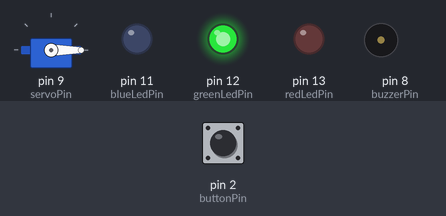
A sketch run on a simulated Arduino Uno, built with avr-gcc and run on an emulated ATmega328P. Shown: servo, output pins drawn as LEDs (lit = HIGH), buzzer (waves = sounding). The test bench sets the inputs (shaded band); at power-on: pin 2 (buttonPin) HIGH.

Above: at 1.5 s.
1.6 s: pin 2 (buttonPin) pulled LOW for 0.15 s
At 6.4 s:
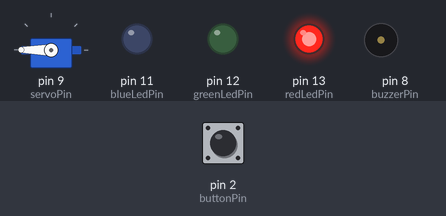
At 8.8 s:
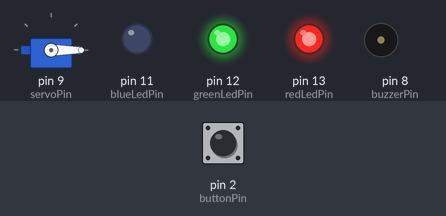
10.6 s: pin 2 (buttonPin) pulled LOW for 1 s
At 14.7 s:
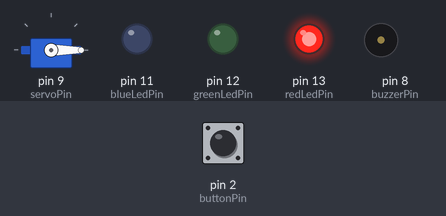
Timing chart, 0 to 21.7 s (numbered marks = the images above; inputs shaded):
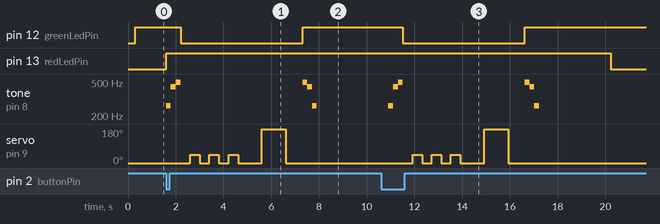

The sketch:

food_server.ino
```cpp
#include <Servo.h>  // servo library

Servo servo1;  // servo control object
const int buttonPin = 2;
const int servoPin = 9;
const int buzzerPin = 8;
const int redLedPin = 13;
const int greenLedPin = 12;
const int blueLedPin = 11;
boolean servingFood;

void setup()
{
  servo1.attach(servoPin);
  pinMode(buttonPin, INPUT);
  pinMode(buzzerPin, OUTPUT);
  pinMode(redLedPin, OUTPUT);
  pinMode(greenLedPin, OUTPUT);
  pinMode(blueLedPin, OUTPUT);
  servingFood=false;
  servo1.write(0);
  delay(300);
}


void loop()
{
 runFoodServer();
}

void redLight(){
  digitalWrite(redLedPin, HIGH);
  digitalWrite(greenLedPin, LOW);
  digitalWrite(blueLedPin, LOW);
}

void greenLight(){
    digitalWrite(redLedPin, LOW);
    digitalWrite(greenLedPin, HIGH);
    digitalWrite(blueLedPin, LOW);
}

void yellowLight(){
  digitalWrite(redLedPin, HIGH);
  digitalWrite(greenLedPin, HIGH);
  digitalWrite(blueLedPin, LOW);
}

void buzzBuzzer(char note){
   int tf = toneFrequency(note);
   tone(buzzerPin, tf, 200);
   delay(200);
}

void runFoodServer(){
  greenLight();
  int buttonState = digitalRead(buttonPin);
  if (buttonState == LOW && servingFood == false){

    yellowLight();

    buzzBuzzer('c');
    buzzBuzzer('a');
    buzzBuzzer('b');

    redLight();
    serveFood();
    yellowLight();

    buzzBuzzer('b');
    buzzBuzzer('a');
    buzzBuzzer('c');
    delay(3000);
  }
  greenLight();
}

void serveFood(){
   delay(10);
   servingFood = true;
   wiggle(3);
   fullRotation();
   servingFood = false;
}

void fullRotation(){
  servo1.write(0);
  delay(1000);
  servo1.write(180);
  delay(1000);
  servo1.write(0);
  delay(700);
}

void wiggle(int wiggles)
{
 for (int i=0; i<wiggles; i++){
  servo1.write(0);
  delay(400);
  servo1.write(45);
  delay(400);
 }
 servo1.write(0);
}

int toneFrequency(char note)
{
  // This function takes a note character (a-g), and returns the
  // corresponding frequency in Hz for the tone() function.

  int i;
  const int numNotes = 8;  // number of notes we're storing

  // The following arrays hold the note characters and their
  // corresponding frequencies. The last "C" note is uppercase
  // to separate it from the first lowercase "c". If you want to
  // add more notes, you'll need to use unique characters.

  // For the "char" (character) type, we put single characters
  // in single quotes.

  char names[] = { 'c', 'd', 'e', 'f', 'g', 'a', 'b', 'C' };
  int frequencies[] = {262, 294, 330, 349, 392, 440, 494, 523};

  // Now we'll search through the letters in the array, and if
  // we find it, we'll return the frequency for that note.

  for (i = 0; i < numNotes; i++)  // Step through the notes
  {
    if (names[i] == note)         // Is this the one?
    {
      return(frequencies[i]);     // Yes! Return the frequency
    }
  }
  return(0);  // We looked through everything and didn't find it,
              // but we still need to return a value, so return 0.
}
```

Measured:
- after the input at 1.6 s, pin 12 (greenLedPin): HIGH → LOW after 0.60 s, → HIGH 5.1 s later; pin 13 (redLedPin): LOW → HIGH at once
- after the input at 10.6 s, pin 12 (greenLedPin): HIGH → LOW after 0.91 s, → HIGH 5.1 s later; pin 13 (redLedPin): HIGH → LOW after 9.6 s instead of 0.31 s
